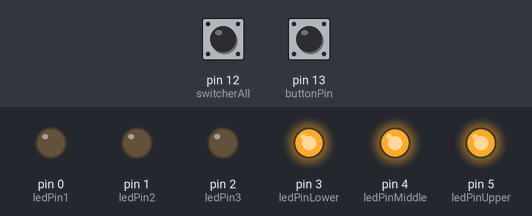
Bench run of a sketch on a simulated Arduino Uno, built with avr-gcc and run on an emulated ATmega328P. Parts: output pins drawn as LEDs (lit = HIGH). The test bench sets the inputs (shaded band); at power-on: pin 13 (buttonPin) LOW, pin 12 (switcherAll) LOW.

Above: at 1.2 s.
1.3 s: pin 13 (buttonPin) pulled HIGH for 0.15 s
At 1.9 s:
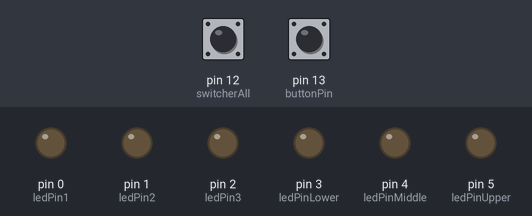
At 4.1 s:
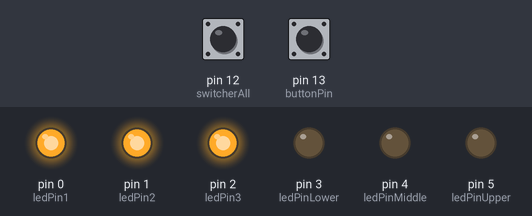
4.4 s: pin 13 (buttonPin) pulled HIGH for 3.2 s
At 14.7 s:
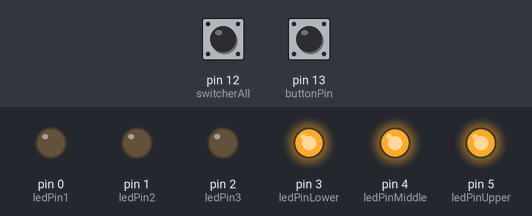
Timing chart, 0 to 16.2 s (numbered marks = the images above; inputs shaded):
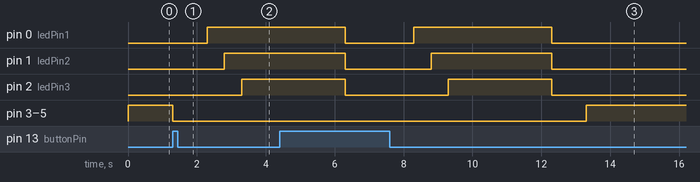

The sketch:

grand_wluff_migelo1.ino
```cpp
// C++ code

using namespace std;

const int buttonPin = 13;
const int switcherAll = 12;

// Подключаются напрямую к светодиоду через резистор в 150 ом
const int ledPin1 = 0;
const int ledPin2 = 1;
const int ledPin3 = 2;

// Подключатся через переключатель и резистор
const int ledPinLower = 3;
const int ledPinMiddle = 4;
const int ledPinUpper = 5;

void setup()
{
  // Объявляем всякое для Ардуино, чтобы нормалные сигналы давал
  pinMode(ledPinLower, OUTPUT);
  pinMode(ledPinMiddle, OUTPUT);
  pinMode(ledPinUpper, OUTPUT);

  pinMode(ledPin1, OUTPUT);
  pinMode(ledPin2, OUTPUT);
  pinMode(ledPin3, OUTPUT);

  pinMode(buttonPin, INPUT);
  pinMode(switcherAll, INPUT);
}

void loop()
{
  if(digitalRead(buttonPin)){
    // Выключаем диоды от переключателей
    digitalWrite(ledPinLower, LOW);
    digitalWrite(ledPinMiddle, LOW);
    digitalWrite(ledPinUpper, LOW);
    delay(1000);

    // Включаем Диоды с задержкой
  	digitalWrite(ledPin1, HIGH);
    delay(500); // Wait for 1000 millisecond(s)
    digitalWrite(ledPin2, HIGH);
    delay(500); // Wait for 1000 millisecond(s)
    digitalWrite(ledPin3, HIGH);
    delay(3000); // Вот здесь втроем горят три секунды


  	// Выключаем Диоды одновременно
    // На всякий выключаю все диоды что есть иначе перегорают
    digitalWrite(ledPinLower, LOW);
    digitalWrite(ledPin1, LOW);
    //delay(500);
  	digitalWrite(ledPinMiddle, LOW);
    digitalWrite(ledPin2, LOW);
  	//delay(500);
    digitalWrite(ledPinUpper, LOW);
    digitalWrite(ledPin3, LOW);
  	delay(1000);
  }

  // Если аварийный переключатель включен, то выключает лампочки
  // Но никак не влияет ни на что если еще выполняется программа кнопки
  // Можно было бы попробовать реализовать, чтобы и на кнопку реагрировало, но в TinkerCad нет библиотеки Thread
  if(digitalRead(switcherAll)){
    digitalWrite(ledPinLower, LOW);
    digitalWrite(ledPin1, LOW);
    digitalWrite(ledPinMiddle, LOW);
    digitalWrite(ledPin2, LOW);
    digitalWrite(ledPinUpper, LOW);
    digitalWrite(ledPin3, LOW);

  }else{ // Если переключатель выключен, то все горит
    digitalWrite(ledPinLower, HIGH);
    digitalWrite(ledPinMiddle, HIGH);
    digitalWrite(ledPinUpper, HIGH);
  }

}
```

Measured:
- after the input at 1.3 s, pin 0 (ledPin1): LOW → HIGH after 1.0 s; pin 1 (ledPin2): LOW → HIGH after 1.5 s; pin 2 (ledPin3): LOW → HIGH after 2.0 s; pin 3 (ledPinLower), pin 4 (ledPinMiddle), pin 5 (ledPinUpper): HIGH → LOW at once
- after the input at 4.4 s, pin 3 (ledPinLower), pin 4 (ledPinMiddle), pin 5 (ledPinUpper): LOW → HIGH after 8.9 s instead of 2.9 s
